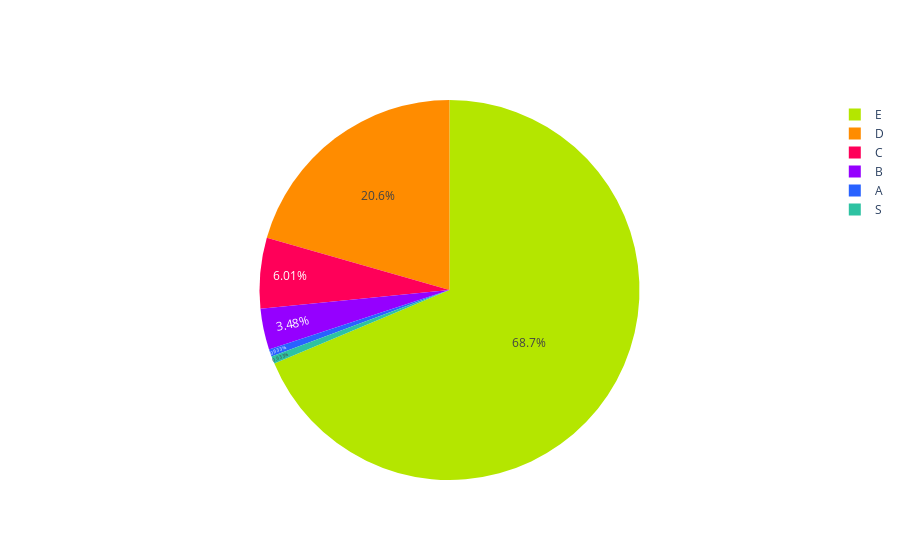

Write notebook code for a chart like this one.
### Code cell
colores = ['#2962ff', '#9500ff', '#ff0059', '#ff8c00', '#b4e600', '#2EC2A2','#E50CB6']

porcentajes = creditos_segmentos_2022_pachuca['Porcentaje']
labels = creditos_segmentos_2022_pachuca['Segmento']

fig = go.Figure(data=[go.Pie(labels=labels, values=porcentajes, marker=dict(colors=colores))])
fig.update_traces(textinfo='percent', textposition='inside')
fig.update_layout(
    #title='Distribución de créditos por segmento 2022', # Agregar título
    #showlegend=False  # Ocultar leyenda
)

# Exportar gráfica como archivo HTML
def guardar_grafico_como_html(fig, nombre_archivo, carpeta='graficas'):
    # Crear la carpeta si no existe
    if not os.path.exists(carpeta):
        os.makedirs(carpeta)
    
    # Gráfica como archivo HTML en la carpeta especificada
    pio.write_html(fig, f'{carpeta}/{nombre_archivo}.html')

guardar_grafico_como_html(fig, 'g_pie_discreditosXsegmento_2022_tulgo', carpeta='graficas')

fig.show()

### Figure 1 — Plotly figure (JSON) as saved in the notebook; plotly's stock layout.template omitted (floating-point values rounded to 4 significant figures)
{"data": [{"labels": ["A", "B", "C", "D", "E", "S"], "marker": {"colors": ["#2962ff", "#9500ff", "#ff0059", "#ff8c00", "#b4e600", "#2EC2A2", "#E50CB6"]}, "textinfo": "percent", "textposition": "inside", "type": "pie", "values": [0.6329, 3.481, 6.013, 20.57, 68.67, 0.6329]}], "layout": {}}
